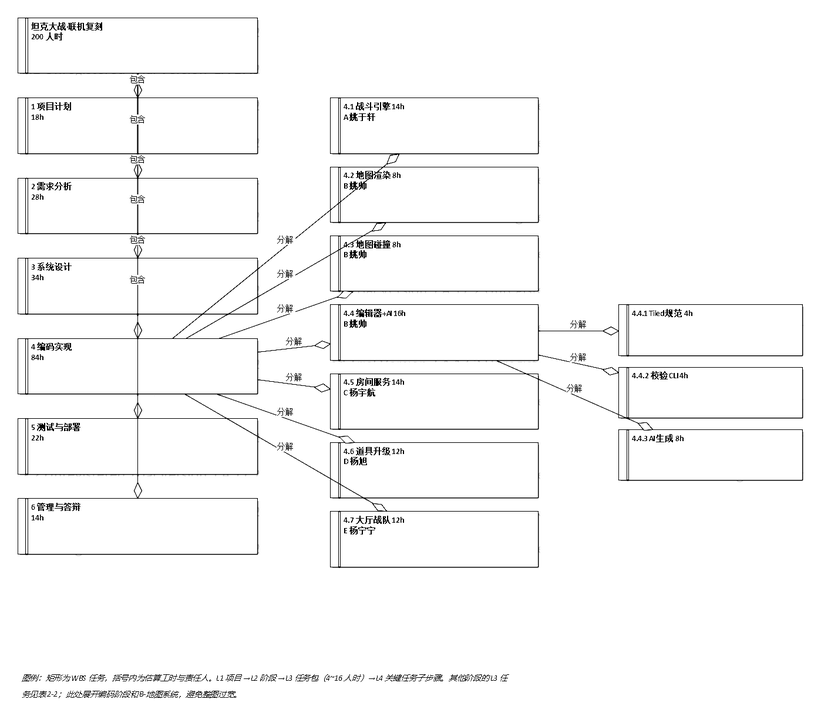
#> input picture report/assets/ea/fig2-1-wbs.png, 821 x 716 px, shrunk from 1398 x 1219 before the run, found by its file name
$ python clean_ea_images.py
#> lines starting #> are read from the running program, lines starting #| are printed output that depends on the picture
# -*- coding: utf-8 -*-
"""把 EA 导出的图做黑白化处理，去掉试用版水印和左上角图名，输出到 report/assets/ea。

EA 17.2 试用版导出的图会带 "Unregistered Trial Version" 水印；本脚本只做
“白底黑线”的打印化处理，不改变图的内容。原始导出图保留在 model/images/raw/。
"""
import os
from PIL import Image

BASE = os.path.dirname(os.path.dirname(os.path.abspath(__file__)))
RAW = os.path.join(BASE, "model", "images", "raw")
OUT = os.path.join(BASE, "report", "assets", "ea")
os.makedirs(OUT, exist_ok=True)


def curve(x):
    if x <= 110:
        return 0
    if x >= 170:
        return 255
    return int((x - 110) * 255 / 60)


def clean(name, top=36):
#> called with name = 'fig2-1-wbs.png', top = 48
    src = os.path.join(RAW, name)
    dst = os.path.join(OUT, name)
    im = Image.open(src).convert("L")
#> im is the input picture: PIL image 821x716 L; min 0, max 255, mean 247.9
    # 去掉 EA 左上角的图名/边框（图名在图顶部 0~30px，不影响正文元素）
    white = Image.new("L", (im.width, top), 255)
#> white: PIL image 821x48 L; every value is 255
    im.paste(white, (0, 0))
    # 去掉外框
    im = im.crop((12, 12, im.width - 12, im.height - 12))
#> im: PIL image 797x692 L
    # 白底黑线：浅灰水印/浅色填充 -> 白，深色文字/线 -> 黑
    im = im.point(curve)
    # 去掉四周多余白边，让图在报告里能放大
    mask = im.point(lambda x: 255 if x < 250 else 0)
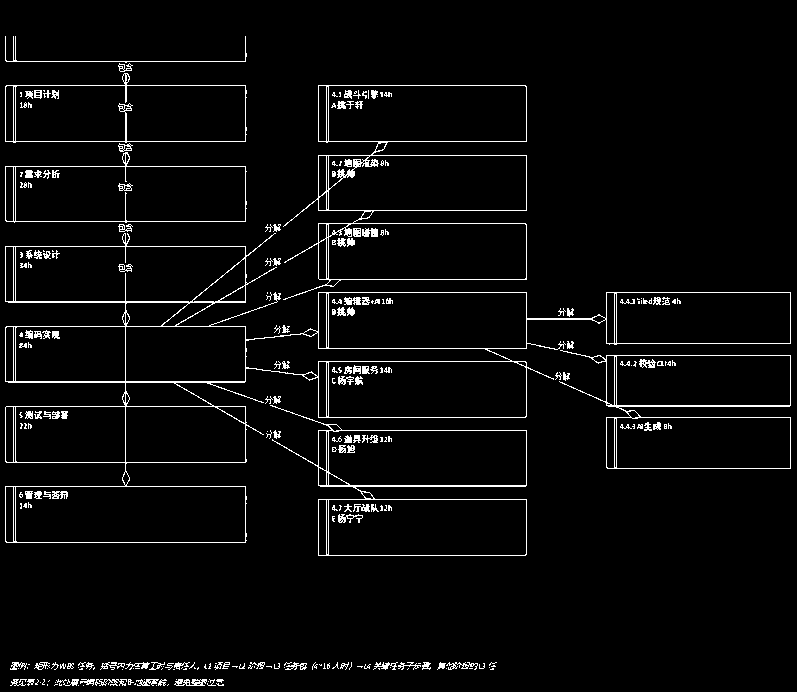
#> mask: PIL image 797x692 L; 3.9% white in thin lines or dots
    bbox = mask.getbbox()
#> bbox = (5, 36, 791, 686)
    if bbox:
        pad = 18
        im = im.crop((max(0, bbox[0] - pad), max(0, bbox[1] - pad),
                      min(im.width, bbox[2] + pad), min(im.height, bbox[3] + pad)))
#> im: PIL image 797x674 L
    # 留一点白边
    out = Image.new("L", (im.width + 24, im.height + 24), 255)
#> out: PIL image 821x698 L; every value is 255
    out.paste(im, (12, 12))
    out.save(dst, format="PNG")
    print(name, im.size, "->", dst)
#| fig2-1-wbs.png (797, 674) -> report/assets/ea/fig2-1-wbs.png


if __name__ == "__main__":
    clean("fig2-1-wbs.png", top=48)
    clean("fig3-1-component.png", top=40)
#> call 2 of clean, with name = 'fig3-1-component.png', top = 40
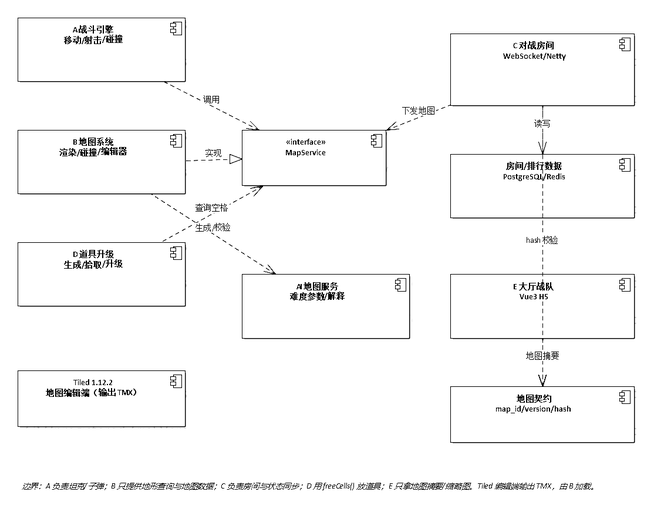
#> input picture report/assets/ea/fig3-1-component.png, 654 x 508 px, shrunk from 1114 x 864 before the run, found by its file name
#> in clean, im is the input picture: PIL image 654x508 L; min 0, max 255, mean 247.5
#> in clean (call 2), `white = Image.new("L", (im.width, top), 255)`: white: PIL image 654x40 L; every value is 255
#> in clean (call 2), `mask = im.point(lambda x: 255 if x < 250 else 0)`: mask: PIL image 630x484 L; 4.1% white in thin lines or dots
#> in clean (call 2), `bbox = mask.getbbox()`: bbox = (5, 28, 623, 478)
#> in clean (call 2), `out = Image.new("L", (im.width + 24, im.height + 24), 255)`: out: PIL image 654x498 L; every value is 255
#| fig3-1-component.png (630, 474) -> report/assets/ea/fig3-1-component.png
    clean("fig3-2-usecase.png", top=40)
#> call 3 of clean, with name = 'fig3-2-usecase.png', top = 40
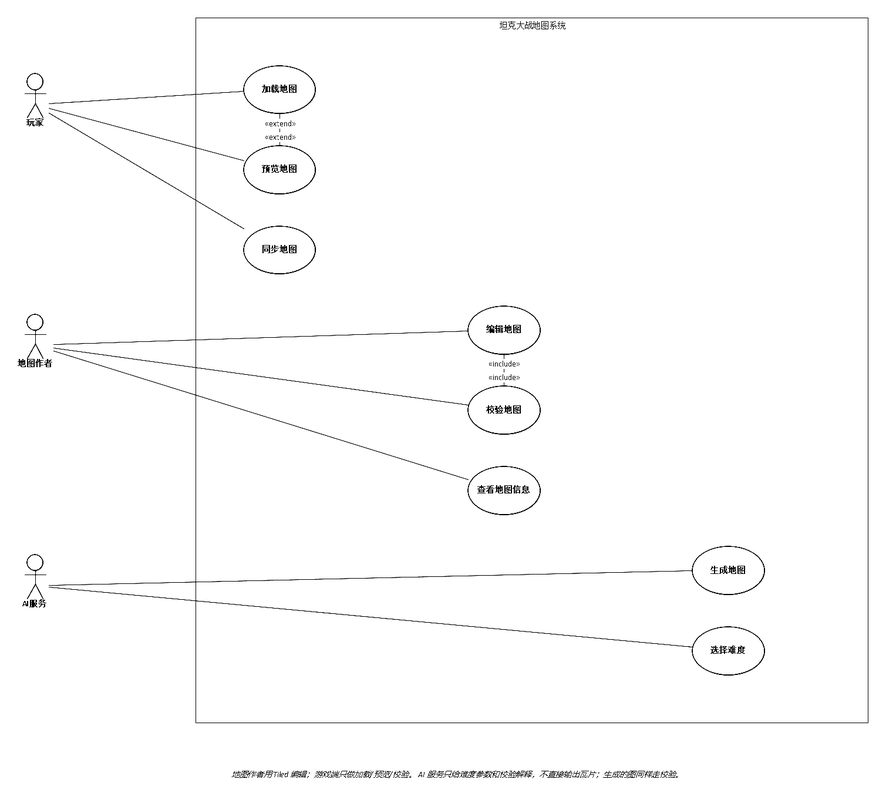
#> input picture report/assets/ea/fig3-2-usecase.png, 886 x 796 px, shrunk from 1509 x 1355 before the run, found by its file name
#> in clean, im is the input picture: PIL image 886x796 L; min 0, max 255, mean 251.6
#> in clean (call 3), `white = Image.new("L", (im.width, top), 255)`: white: PIL image 886x40 L; every value is 255
#> in clean (call 3), `mask = im.point(lambda x: 255 if x < 250 else 0)`: mask: PIL image 862x772 L; 1.8% white in thin lines or dots
#> in clean (call 3), `bbox = mask.getbbox()`: bbox = (6, 28, 857, 766)
#> in clean (call 3), `out = Image.new("L", (im.width + 24, im.height + 24), 255)`: out: PIL image 886x786 L; every value is 255
#| fig3-2-usecase.png (862, 762) -> report/assets/ea/fig3-2-usecase.png
    clean("fig3-3-class.png", top=34)
#> call 4 of clean, with name = 'fig3-3-class.png', top = 34
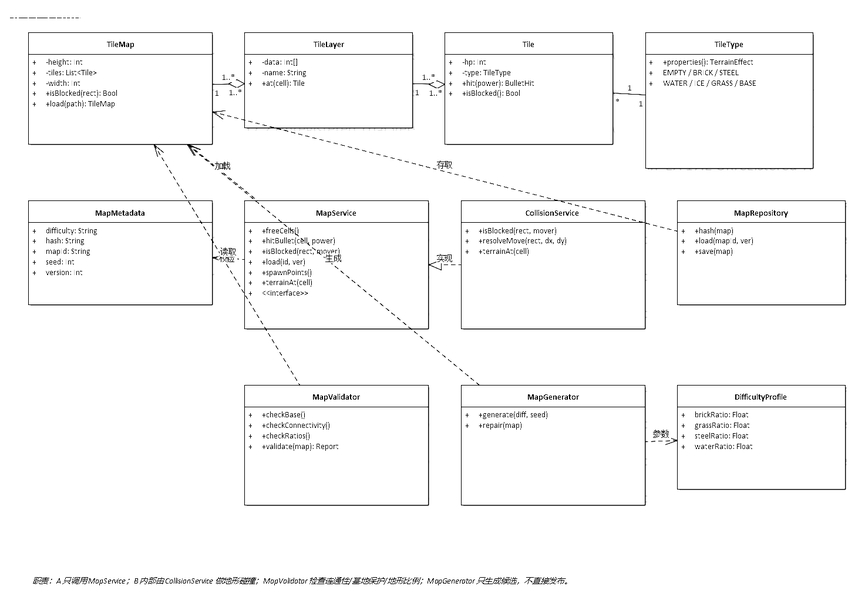
#> input picture report/assets/ea/fig3-3-class.png, 865 x 603 px, shrunk from 1473 x 1026 before the run, found by its file name
#> in clean, im is the input picture: PIL image 865x603 L; min 0, max 255, mean 248.5
#> in clean (call 4), `white = Image.new("L", (im.width, top), 255)`: white: PIL image 865x34 L; every value is 255
#> in clean (call 4), `mask = im.point(lambda x: 255 if x < 250 else 0)`: mask: PIL image 841x579 L; 3.8% white in thin lines or dots
#> in clean (call 4), `bbox = mask.getbbox()`: bbox = (16, 22, 834, 573)
#> in clean (call 4), `out = Image.new("L", (im.width + 24, im.height + 24), 255)`: out: PIL image 865x599 L; every value is 255
#| fig3-3-class.png (841, 575) -> report/assets/ea/fig3-3-class.png
    clean("fig3-4-activity.png", top=34)
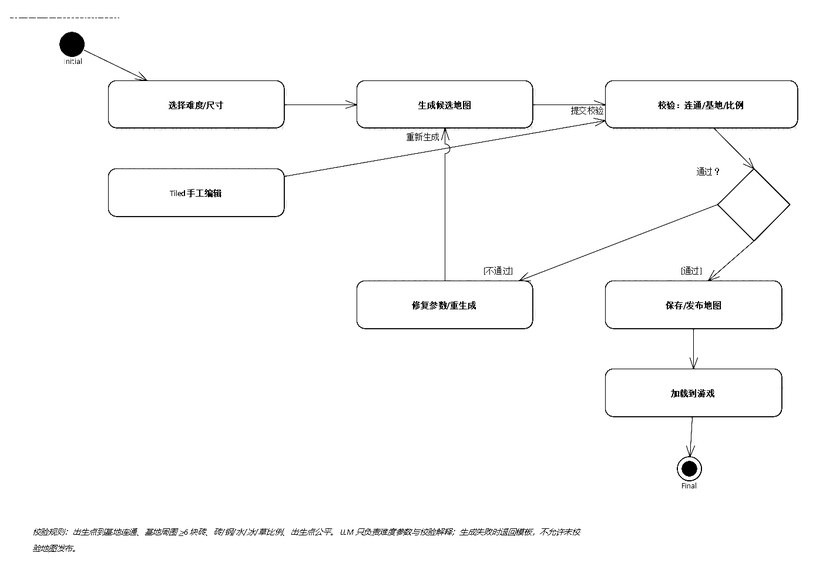
#> input picture report/assets/ea/fig3-4-activity.png, 816 x 570 px, shrunk from 1389 x 971 before the run, found by its file name
#> in clean, im is the input picture: PIL image 816x570 L; min 0, max 255, mean 250.5
#> in clean (call 5), `white = Image.new("L", (im.width, top), 255)`: white: PIL image 816x34 L; every value is 255
#> in clean (call 5), `mask = im.point(lambda x: 255 if x < 250 else 0)`:
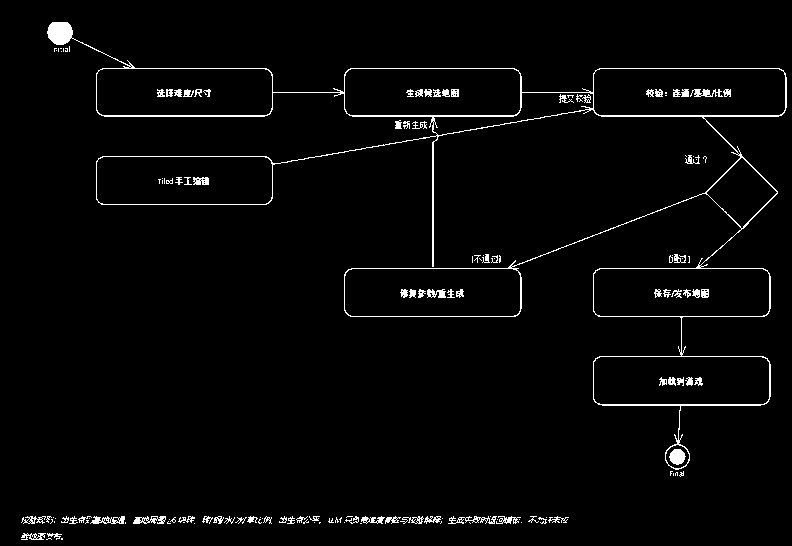
#> mask: PIL image 792x546 L; 2.6% white in thin lines or dots
#> in clean (call 5), `bbox = mask.getbbox()`: bbox = (21, 22, 787, 540)
#> in clean (call 5), `out = Image.new("L", (im.width + 24, im.height + 24), 255)`: out: PIL image 813x566 L; every value is 255
#> in clean (call 5), `out.paste(im, (12, 12))`:
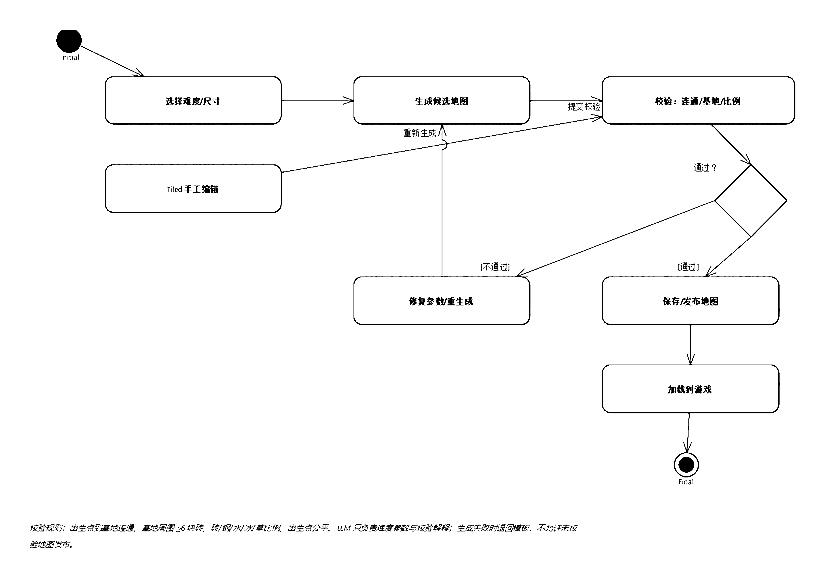
#> out: PIL image 813x566 L; min 0, max 255, mean 250.2
#| fig3-4-activity.png (789, 542) -> report/assets/ea/fig3-4-activity.png
